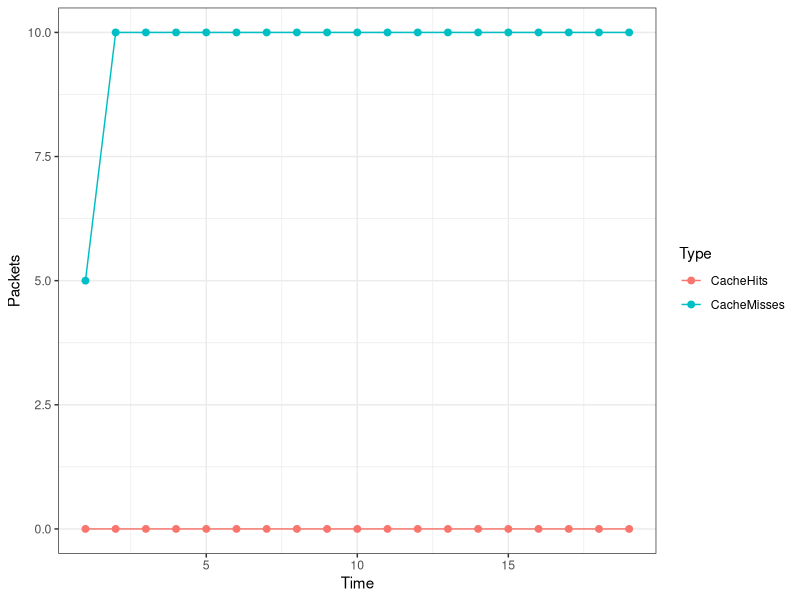

This chart was generated by the following R code:
#!/usr/bin/env Rscript
# Copyright (c) 2012-2013  Alexander Afanasyev <alexander.afanasyev@ucla.edu>


# install.packages ('ggplot2')
library (ggplot2)
## # install.packages ('scales')
## library (scales)

library (doBy)

#########################
# Rate trace processing #
#########################
data = read.table ("cs-trace-single-cache.txt", header=T)
data$Node = factor (data$Node)
data$Type = factor (data$Type)

## data.rtr = data[grep("Rtr", data$Node),]
#data.combined = summaryBy (. ~ Time + Node + Type, data=data, FUN=sum)

# graph rates on all nodes in Kilobits
g.all <- ggplot (data, aes (x=Time, y=Packets, color=Type)) +
  geom_point (size=2) +
  geom_line () +
  ylab ("Packets") +
  theme_bw ()

png ("cs-trace-single-cache.png", width=800, height=500)
print (g.all)
x = dev.off ()
